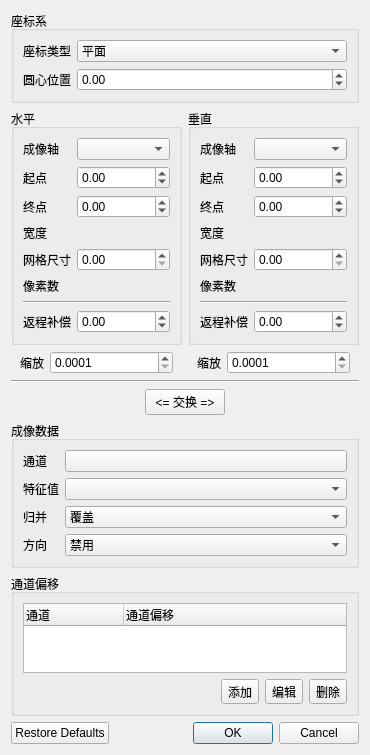
<?xml version="1.0" encoding="UTF-8"?>
<ui version="4.0">
 <class>DialogImageOptions</class>
 <widget class="QDialog" name="DialogImageOptions">
  <property name="geometry">
   <rect>
    <x>0</x>
    <y>0</y>
    <width>370</width>
    <height>688</height>
   </rect>
  </property>
  <property name="windowTitle">
   <string>成像选项</string>
  </property>
  <layout class="QGridLayout" name="gridLayout">
   <item row="0" column="0" colspan="2">
    <widget class="QGroupBox" name="coordinateOptions">
     <property name="title">
      <string>座标系</string>
     </property>
     <layout class="QFormLayout" name="formLayout_7">
      <item row="0" column="1">
       <widget class="QComboBox" name="coordinateType">
        <item>
         <property name="text">
          <string>平面</string>
         </property>
        </item>
        <item>
         <property name="text">
          <string>圆盘</string>
         </property>
        </item>
        <item>
         <property name="text">
          <string>机器人</string>
         </property>
        </item>
       </widget>
      </item>
      <item row="0" column="0">
       <widget class="QLabel" name="coordinateTypeTitle">
        <property name="text">
         <string>座标类型</string>
        </property>
       </widget>
      </item>
      <item row="1" column="0">
       <widget class="QLabel" name="cyclularCenterTitle">
        <property name="text">
         <string>圆心位置</string>
        </property>
        <property name="buddy">
         <cstring>cyclularCenter</cstring>
        </property>
       </widget>
      </item>
      <item row="1" column="1">
       <widget class="QDoubleSpinBox" name="cyclularCenter">
        <property name="minimum">
         <double>-9999999.990000000223517</double>
        </property>
        <property name="maximum">
         <double>9999999.990000000223517</double>
        </property>
       </widget>
      </item>
     </layout>
    </widget>
   </item>
   <item row="2" column="0">
    <widget class="QWidget" name="widget" native="true">
     <layout class="QFormLayout" name="formLayout_5">
      <property name="topMargin">
       <number>0</number>
      </property>
      <property name="bottomMargin">
       <number>0</number>
      </property>
      <item row="0" column="0">
       <widget class="QLabel" name="scaleHTitle">
        <property name="text">
         <string>缩放</string>
        </property>
        <property name="buddy">
         <cstring>scaleH</cstring>
        </property>
       </widget>
      </item>
      <item row="0" column="1">
       <widget class="QDoubleSpinBox" name="scaleH">
        <property name="decimals">
         <number>4</number>
        </property>
        <property name="minimum">
         <double>0.000100000000000</double>
        </property>
        <property name="singleStep">
         <double>0.100000000000000</double>
        </property>
       </widget>
      </item>
     </layout>
    </widget>
   </item>
   <item row="2" column="1">
    <widget class="QWidget" name="widget_2" native="true">
     <layout class="QFormLayout" name="formLayout_6">
      <property name="topMargin">
       <number>0</number>
      </property>
      <property name="bottomMargin">
       <number>0</number>
      </property>
      <item row="0" column="0">
       <widget class="QLabel" name="scaleVTitle">
        <property name="text">
         <string>缩放</string>
        </property>
        <property name="buddy">
         <cstring>scaleV</cstring>
        </property>
       </widget>
      </item>
      <item row="0" column="1">
       <widget class="QDoubleSpinBox" name="scaleV">
        <property name="decimals">
         <number>4</number>
        </property>
        <property name="minimum">
         <double>0.000100000000000</double>
        </property>
        <property name="singleStep">
         <double>0.100000000000000</double>
        </property>
       </widget>
      </item>
     </layout>
    </widget>
   </item>
   <item row="8" column="0" colspan="2">
    <widget class="QGroupBox" name="channelOffset">
     <property name="title">
      <string>通道偏移</string>
     </property>
     <property name="checked">
      <bool>false</bool>
     </property>
     <layout class="QVBoxLayout" name="verticalLayout">
      <item>
       <widget class="QTreeWidget" name="channelOffsetList">
        <property name="editTriggers">
         <set>QAbstractItemView::DoubleClicked</set>
        </property>
        <property name="verticalScrollMode">
         <enum>QAbstractItemView::ScrollPerPixel</enum>
        </property>
        <property name="indentation">
         <number>0</number>
        </property>
        <property name="itemsExpandable">
         <bool>false</bool>
        </property>
        <column>
         <property name="text">
          <string>通道</string>
         </property>
        </column>
        <column>
         <property name="text">
          <string>通道偏移</string>
         </property>
        </column>
       </widget>
      </item>
      <item>
       <layout class="QHBoxLayout" name="horizontalLayout_2">
        <item>
         <spacer name="horizontalSpacer_3">
          <property name="orientation">
           <enum>Qt::Horizontal</enum>
          </property>
          <property name="sizeHint" stdset="0">
           <size>
            <width>40</width>
            <height>20</height>
           </size>
          </property>
         </spacer>
        </item>
        <item>
         <widget class="QToolButton" name="addOffset">
          <property name="text">
           <string>添加</string>
          </property>
          <property name="icon">
           <iconset resource="../../../Resources/Resources.qrc">
            <normaloff>:/icons/plus.png</normaloff>:/icons/plus.png</iconset>
          </property>
         </widget>
        </item>
        <item>
         <widget class="QToolButton" name="editOffset">
          <property name="text">
           <string>编辑</string>
          </property>
          <property name="icon">
           <iconset resource="../../resources/icons/Fatcow.qrc">
            <normaloff>:/fatcow/16x16/bullet_edit.png</normaloff>:/fatcow/16x16/bullet_edit.png</iconset>
          </property>
         </widget>
        </item>
        <item>
         <widget class="QToolButton" name="deleteOffset">
          <property name="text">
           <string>删除</string>
          </property>
          <property name="icon">
           <iconset resource="../../../Resources/Resources.qrc">
            <normaloff>:/icons/minus.png</normaloff>:/icons/minus.png</iconset>
          </property>
         </widget>
        </item>
       </layout>
      </item>
     </layout>
    </widget>
   </item>
   <item row="5" column="0" colspan="2">
    <widget class="QGroupBox" name="groupBox_3">
     <property name="title">
      <string>成像数据</string>
     </property>
     <layout class="QFormLayout" name="formLayout_3">
      <item row="0" column="0">
       <widget class="QLabel" name="label_3">
        <property name="text">
         <string>通道</string>
        </property>
       </widget>
      </item>
      <item row="0" column="1">
       <widget class="QPushButton" name="channels">
        <property name="sizePolicy">
         <sizepolicy hsizetype="Preferred" vsizetype="Fixed">
          <horstretch>0</horstretch>
          <verstretch>0</verstretch>
         </sizepolicy>
        </property>
        <property name="text">
         <string/>
        </property>
       </widget>
      </item>
      <item row="2" column="0">
       <widget class="QLabel" name="label_4">
        <property name="text">
         <string>归并</string>
        </property>
       </widget>
      </item>
      <item row="2" column="1">
       <widget class="QComboBox" name="reduce">
        <item>
         <property name="text">
          <string>覆盖</string>
         </property>
        </item>
        <item>
         <property name="text">
          <string>取最大值</string>
         </property>
        </item>
        <item>
         <property name="text">
          <string>取最小值</string>
         </property>
        </item>
       </widget>
      </item>
      <item row="3" column="0">
       <widget class="QLabel" name="directionFilterTitle">
        <property name="mouseTracking">
         <bool>false</bool>
        </property>
        <property name="toolTip">
         <string/>
        </property>
        <property name="toolTipDuration">
         <number>-1</number>
        </property>
        <property name="text">
         <string>方向</string>
        </property>
       </widget>
      </item>
      <item row="3" column="1">
       <widget class="QComboBox" name="directionFilter">
        <item>
         <property name="text">
          <string>禁用</string>
         </property>
        </item>
        <item>
         <property name="text">
          <string>仅正向</string>
         </property>
        </item>
        <item>
         <property name="text">
          <string>仅反向</string>
         </property>
        </item>
       </widget>
      </item>
      <item row="1" column="0">
       <widget class="QLabel" name="gateFeatureTitle">
        <property name="mouseTracking">
         <bool>false</bool>
        </property>
        <property name="acceptDrops">
         <bool>false</bool>
        </property>
        <property name="toolTip">
         <string>归并参考特征值</string>
        </property>
        <property name="text">
         <string>特征值</string>
        </property>
       </widget>
      </item>
      <item row="1" column="1">
       <widget class="QComboBox" name="gateFeature"/>
      </item>
     </layout>
    </widget>
   </item>
   <item row="1" column="1">
    <widget class="QGroupBox" name="optionsV">
     <property name="title">
      <string>垂直</string>
     </property>
     <layout class="QFormLayout" name="formLayout_2">
      <item row="0" column="0">
       <widget class="QLabel" name="axisVTitle">
        <property name="text">
         <string>成像轴</string>
        </property>
       </widget>
      </item>
      <item row="0" column="1">
       <widget class="QComboBox" name="axisV"/>
      </item>
      <item row="1" column="0">
       <widget class="QLabel" name="sourceFromVTitle">
        <property name="text">
         <string>起点</string>
        </property>
        <property name="buddy">
         <cstring>sourceFromV</cstring>
        </property>
       </widget>
      </item>
      <item row="1" column="1">
       <widget class="QDoubleSpinBox" name="sourceFromV">
        <property name="minimum">
         <double>-9999999.990000000223517</double>
        </property>
        <property name="maximum">
         <double>9999999.990000000223517</double>
        </property>
       </widget>
      </item>
      <item row="2" column="0">
       <widget class="QLabel" name="sourceToVTitle">
        <property name="text">
         <string>终点</string>
        </property>
        <property name="buddy">
         <cstring>sourceToV</cstring>
        </property>
       </widget>
      </item>
      <item row="2" column="1">
       <widget class="QDoubleSpinBox" name="sourceToV">
        <property name="minimum">
         <double>-9999999.990000000223517</double>
        </property>
        <property name="maximum">
         <double>9999999.990000000223517</double>
        </property>
       </widget>
      </item>
      <item row="3" column="0">
       <widget class="QLabel" name="sourceWidthVTitle">
        <property name="text">
         <string>宽度</string>
        </property>
       </widget>
      </item>
      <item row="3" column="1">
       <widget class="QLabel" name="sourceWidthV">
        <property name="text">
         <string/>
        </property>
       </widget>
      </item>
      <item row="4" column="0">
       <widget class="QLabel" name="gridVTitle">
        <property name="text">
         <string>网格尺寸</string>
        </property>
        <property name="buddy">
         <cstring>gridV</cstring>
        </property>
       </widget>
      </item>
      <item row="4" column="1">
       <widget class="QDoubleSpinBox" name="gridV">
        <property name="maximum">
         <double>1000.000000000000000</double>
        </property>
        <property name="singleStep">
         <double>0.100000000000000</double>
        </property>
       </widget>
      </item>
      <item row="5" column="0">
       <widget class="QLabel" name="pixelTitleV">
        <property name="text">
         <string>像素数</string>
        </property>
       </widget>
      </item>
      <item row="5" column="1">
       <widget class="QLabel" name="pixelV">
        <property name="text">
         <string/>
        </property>
       </widget>
      </item>
      <item row="7" column="0">
       <widget class="QLabel" name="backlashTitleV">
        <property name="text">
         <string>返程补偿</string>
        </property>
        <property name="buddy">
         <cstring>backlashV</cstring>
        </property>
       </widget>
      </item>
      <item row="7" column="1">
       <widget class="QDoubleSpinBox" name="backlashV">
        <property name="minimum">
         <double>-99.989999999999995</double>
        </property>
        <property name="singleStep">
         <double>0.100000000000000</double>
        </property>
       </widget>
      </item>
      <item row="6" column="0" colspan="2">
       <widget class="Line" name="line_3">
        <property name="orientation">
         <enum>Qt::Horizontal</enum>
        </property>
       </widget>
      </item>
     </layout>
    </widget>
   </item>
   <item row="1" column="0">
    <widget class="QGroupBox" name="optionsH">
     <property name="title">
      <string>水平</string>
     </property>
     <layout class="QFormLayout" name="formLayout">
      <item row="0" column="0">
       <widget class="QLabel" name="axisHTitle">
        <property name="text">
         <string>成像轴</string>
        </property>
       </widget>
      </item>
      <item row="0" column="1">
       <widget class="QComboBox" name="axisH"/>
      </item>
      <item row="1" column="0">
       <widget class="QLabel" name="sourceFromHTitle">
        <property name="text">
         <string>起点</string>
        </property>
        <property name="buddy">
         <cstring>sourceFromH</cstring>
        </property>
       </widget>
      </item>
      <item row="1" column="1">
       <widget class="QDoubleSpinBox" name="sourceFromH">
        <property name="minimum">
         <double>-9999999.990000000223517</double>
        </property>
        <property name="maximum">
         <double>9999999.990000000223517</double>
        </property>
       </widget>
      </item>
      <item row="2" column="0">
       <widget class="QLabel" name="sourceToHTitle">
        <property name="text">
         <string>终点</string>
        </property>
        <property name="buddy">
         <cstring>sourceToH</cstring>
        </property>
       </widget>
      </item>
      <item row="2" column="1">
       <widget class="QDoubleSpinBox" name="sourceToH">
        <property name="minimum">
         <double>-9999999.990000000223517</double>
        </property>
        <property name="maximum">
         <double>9999999.990000000223517</double>
        </property>
       </widget>
      </item>
      <item row="3" column="0">
       <widget class="QLabel" name="sourceWidthHTitle">
        <property name="text">
         <string>宽度</string>
        </property>
       </widget>
      </item>
      <item row="3" column="1">
       <widget class="QLabel" name="sourceWidthH">
        <property name="text">
         <string/>
        </property>
       </widget>
      </item>
      <item row="4" column="0">
       <widget class="QLabel" name="gridHTitle">
        <property name="text">
         <string>网格尺寸</string>
        </property>
        <property name="buddy">
         <cstring>gridH</cstring>
        </property>
       </widget>
      </item>
      <item row="4" column="1">
       <widget class="QDoubleSpinBox" name="gridH">
        <property name="maximum">
         <double>1000.000000000000000</double>
        </property>
        <property name="singleStep">
         <double>0.100000000000000</double>
        </property>
       </widget>
      </item>
      <item row="5" column="0">
       <widget class="QLabel" name="pixelTitleH">
        <property name="text">
         <string>像素数</string>
        </property>
       </widget>
      </item>
      <item row="5" column="1">
       <widget class="QLabel" name="pixelH">
        <property name="text">
         <string/>
        </property>
       </widget>
      </item>
      <item row="6" column="0" colspan="2">
       <widget class="Line" name="line_2">
        <property name="orientation">
         <enum>Qt::Horizontal</enum>
        </property>
       </widget>
      </item>
      <item row="7" column="0">
       <widget class="QLabel" name="backlashTitleH">
        <property name="text">
         <string>返程补偿</string>
        </property>
        <property name="buddy">
         <cstring>backlashH</cstring>
        </property>
       </widget>
      </item>
      <item row="7" column="1">
       <widget class="QDoubleSpinBox" name="backlashH">
        <property name="minimum">
         <double>-99.989999999999995</double>
        </property>
        <property name="singleStep">
         <double>0.100000000000000</double>
        </property>
       </widget>
      </item>
     </layout>
    </widget>
   </item>
   <item row="7" column="0">
    <spacer name="verticalSpacer">
     <property name="orientation">
      <enum>Qt::Vertical</enum>
     </property>
     <property name="sizeHint" stdset="0">
      <size>
       <width>0</width>
       <height>0</height>
      </size>
     </property>
    </spacer>
   </item>
   <item row="3" column="0" colspan="2">
    <widget class="Line" name="line">
     <property name="orientation">
      <enum>Qt::Horizontal</enum>
     </property>
    </widget>
   </item>
   <item row="4" column="0" colspan="2">
    <layout class="QHBoxLayout" name="horizontalLayout">
     <item>
      <spacer name="horizontalSpacer">
       <property name="orientation">
        <enum>Qt::Horizontal</enum>
       </property>
       <property name="sizeHint" stdset="0">
        <size>
         <width>40</width>
         <height>20</height>
        </size>
       </property>
      </spacer>
     </item>
     <item>
      <widget class="QPushButton" name="swap">
       <property name="text">
        <string>&lt;= 交换 =&gt;</string>
       </property>
      </widget>
     </item>
     <item>
      <spacer name="horizontalSpacer_2">
       <property name="orientation">
        <enum>Qt::Horizontal</enum>
       </property>
       <property name="sizeHint" stdset="0">
        <size>
         <width>40</width>
         <height>20</height>
        </size>
       </property>
      </spacer>
     </item>
    </layout>
   </item>
   <item row="9" column="0" colspan="2">
    <widget class="QDialogButtonBox" name="buttonBox">
     <property name="orientation">
      <enum>Qt::Horizontal</enum>
     </property>
     <property name="standardButtons">
      <set>QDialogButtonBox::Cancel|QDialogButtonBox::Ok|QDialogButtonBox::RestoreDefaults</set>
     </property>
    </widget>
   </item>
  </layout>
  <action name="actionAdd">
   <property name="icon">
    <iconset resource="../../../Resources/Resources.qrc">
     <normaloff>:/icons/plus.png</normaloff>:/icons/plus.png</iconset>
   </property>
   <property name="text">
    <string>添加</string>
   </property>
   <property name="toolTip">
    <string>添加</string>
   </property>
  </action>
  <action name="actionEdit">
   <property name="icon">
    <iconset resource="../../resources/icons/Fatcow.qrc">
     <normaloff>:/fatcow/16x16/bullet_edit.png</normaloff>:/fatcow/16x16/bullet_edit.png</iconset>
   </property>
   <property name="text">
    <string>编辑</string>
   </property>
   <property name="toolTip">
    <string>编辑</string>
   </property>
  </action>
  <action name="actionDelete">
   <property name="icon">
    <iconset resource="../../../Resources/Resources.qrc">
     <normaloff>:/icons/minus.png</normaloff>:/icons/minus.png</iconset>
   </property>
   <property name="text">
    <string>删除</string>
   </property>
   <property name="toolTip">
    <string>删除</string>
   </property>
  </action>
 </widget>
 <tabstops>
  <tabstop>axisH</tabstop>
  <tabstop>sourceFromH</tabstop>
  <tabstop>sourceToH</tabstop>
  <tabstop>gridH</tabstop>
  <tabstop>backlashH</tabstop>
  <tabstop>scaleH</tabstop>
  <tabstop>axisV</tabstop>
  <tabstop>sourceFromV</tabstop>
  <tabstop>sourceToV</tabstop>
  <tabstop>gridV</tabstop>
  <tabstop>backlashV</tabstop>
  <tabstop>scaleV</tabstop>
  <tabstop>swap</tabstop>
  <tabstop>channels</tabstop>
  <tabstop>channelOffsetList</tabstop>
  <tabstop>addOffset</tabstop>
  <tabstop>editOffset</tabstop>
  <tabstop>deleteOffset</tabstop>
 </tabstops>
 <resources>
  <include location="../../resources/icons/Fatcow.qrc"/>
  <include location="../../../Resources/Resources.qrc"/>
 </resources>
 <connections>
  <connection>
   <sender>buttonBox</sender>
   <signal>accepted()</signal>
   <receiver>DialogImageOptions</receiver>
   <slot>accept()</slot>
   <hints>
    <hint type="sourcelabel">
     <x>263</x>
     <y>619</y>
    </hint>
    <hint type="destinationlabel">
     <x>157</x>
     <y>274</y>
    </hint>
   </hints>
  </connection>
  <connection>
   <sender>buttonBox</sender>
   <signal>rejected()</signal>
   <receiver>DialogImageOptions</receiver>
   <slot>reject()</slot>
   <hints>
    <hint type="sourcelabel">
     <x>331</x>
     <y>619</y>
    </hint>
    <hint type="destinationlabel">
     <x>286</x>
     <y>274</y>
    </hint>
   </hints>
  </connection>
  <connection>
   <sender>actionAdd</sender>
   <signal>triggered()</signal>
   <receiver>addOffset</receiver>
   <slot>click()</slot>
   <hints>
    <hint type="sourcelabel">
     <x>-1</x>
     <y>-1</y>
    </hint>
    <hint type="destinationlabel">
     <x>285</x>
     <y>569</y>
    </hint>
   </hints>
  </connection>
  <connection>
   <sender>actionEdit</sender>
   <signal>triggered()</signal>
   <receiver>editOffset</receiver>
   <slot>click()</slot>
   <hints>
    <hint type="sourcelabel">
     <x>-1</x>
     <y>-1</y>
    </hint>
    <hint type="destinationlabel">
     <x>315</x>
     <y>569</y>
    </hint>
   </hints>
  </connection>
  <connection>
   <sender>actionDelete</sender>
   <signal>triggered()</signal>
   <receiver>deleteOffset</receiver>
   <slot>click()</slot>
   <hints>
    <hint type="sourcelabel">
     <x>-1</x>
     <y>-1</y>
    </hint>
    <hint type="destinationlabel">
     <x>345</x>
     <y>569</y>
    </hint>
   </hints>
  </connection>
 </connections>
</ui>
